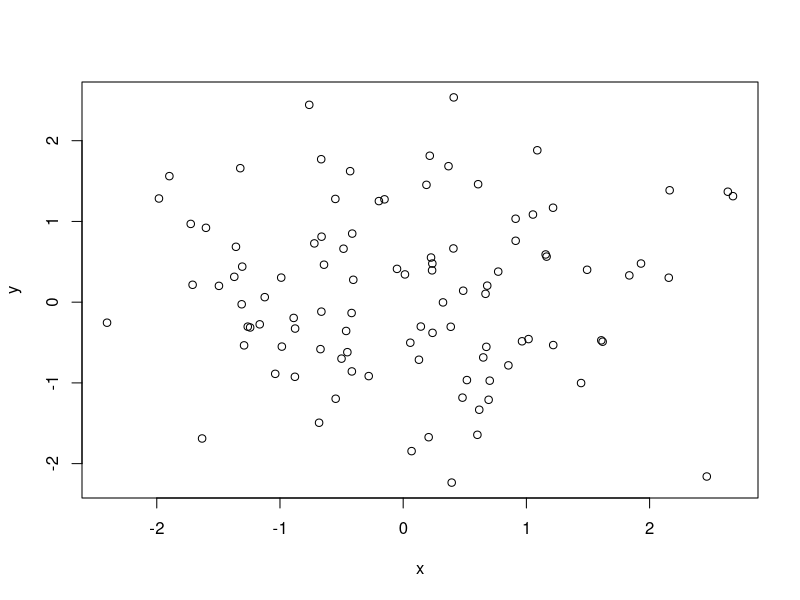
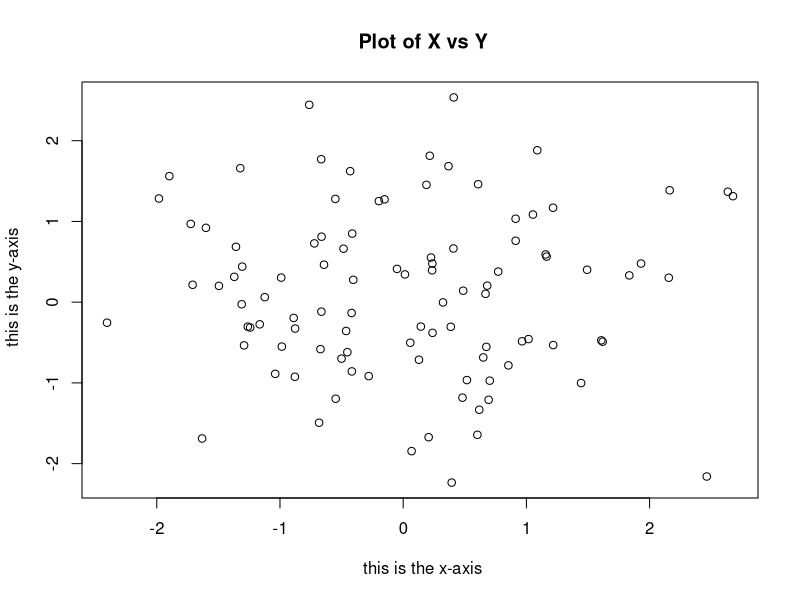
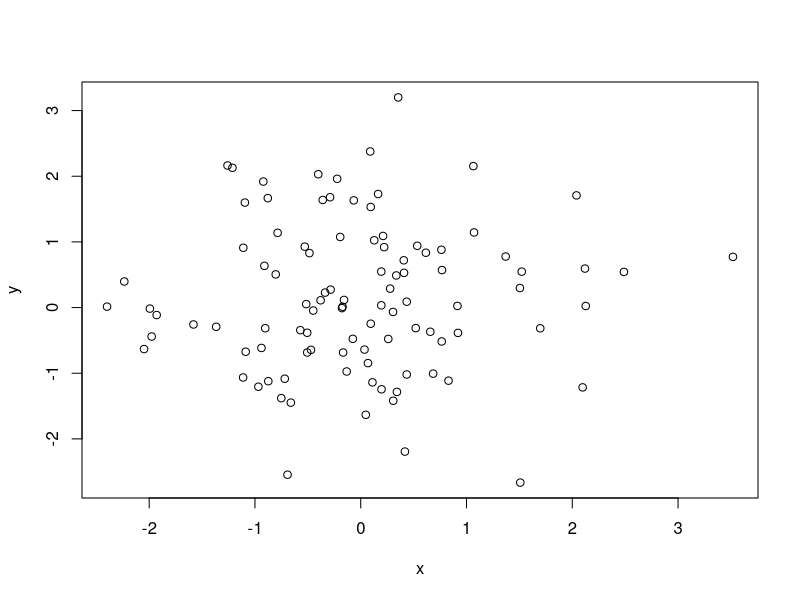
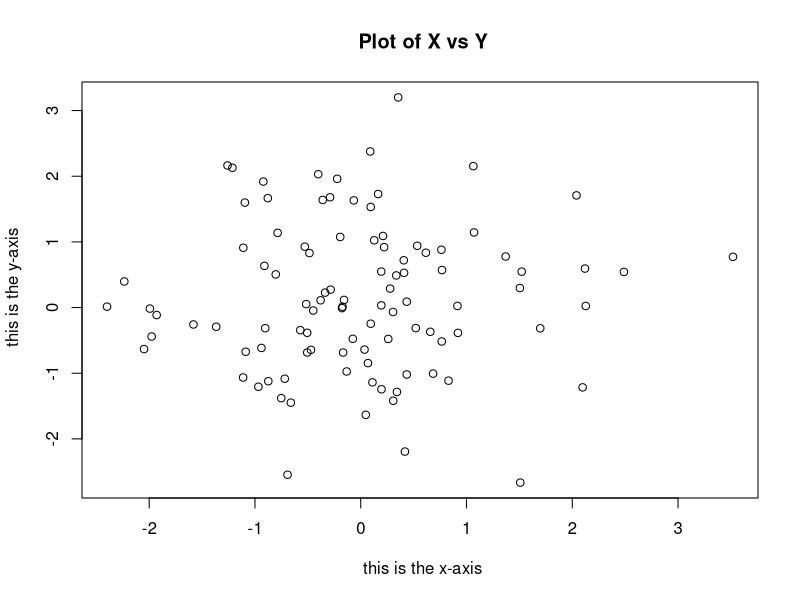
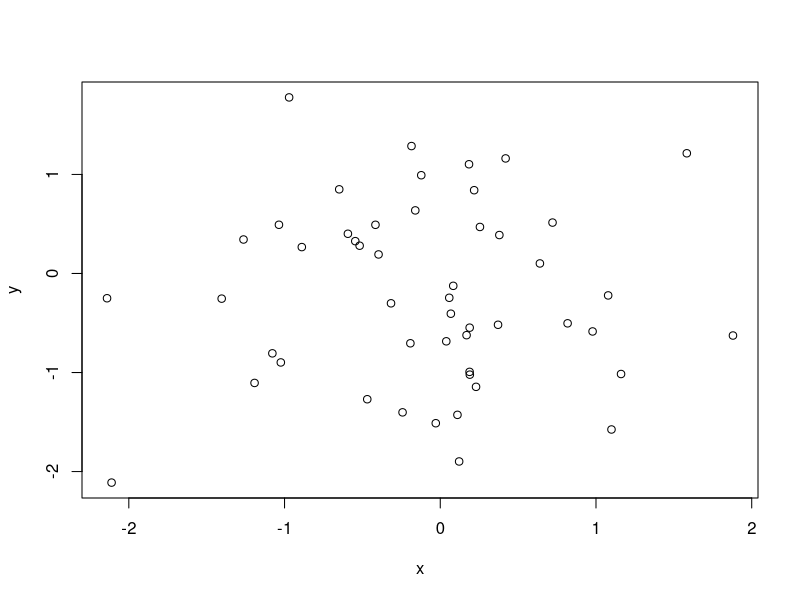
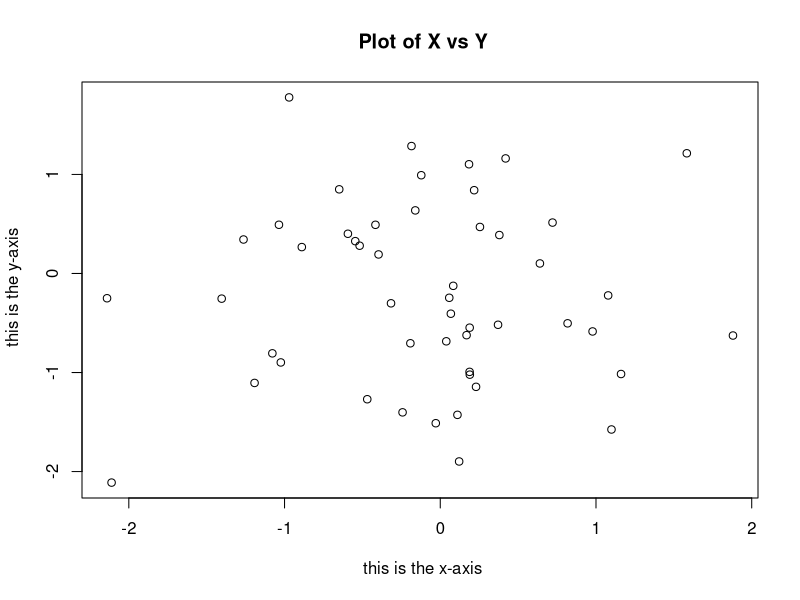
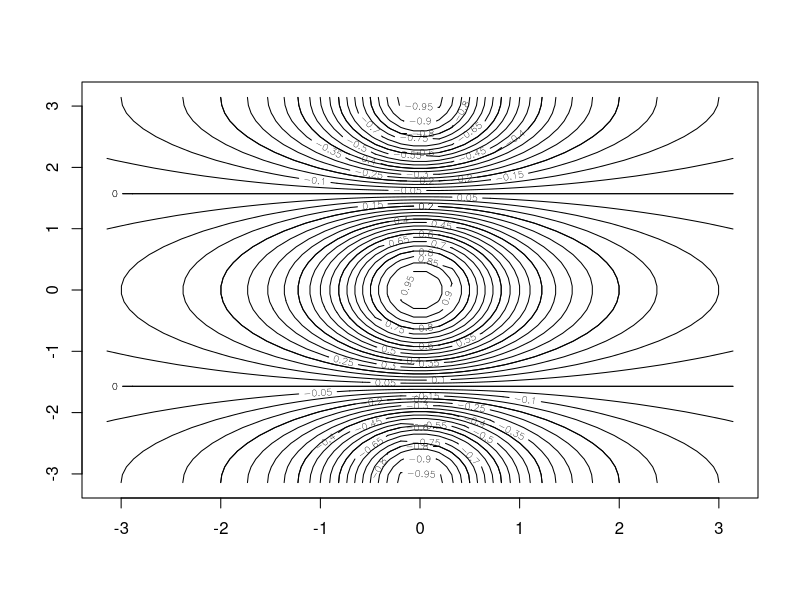
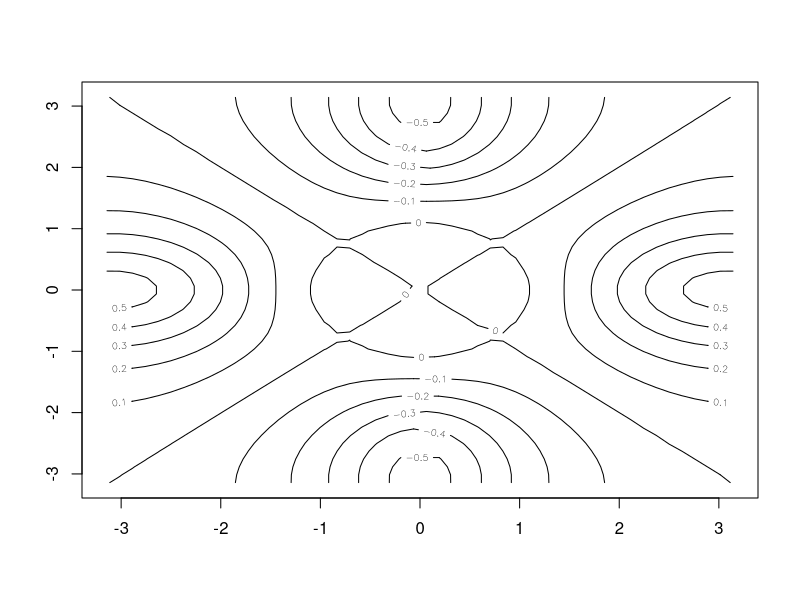

R code for these plots, in order:
x <- c(1,3,2,5)
x

x = c(1,6,2)
x

y = c(1,4,3)

length (x)

length (y)

x + y


ls()

ls()

rm(list=ls())


x=matrix (data=c(1,2,3,4) , nrow=2, ncol =2)

x

x=matrix (c(1,2,3,4) ,2,2)

matrix (c(1,2,3,4) ,2,2,byrow =TRUE)

sqrt(x)

x^2

x=rnorm (50)
x
x
x=rnorm (50)
x

x=rnorm (50)
y=x+rnorm (50, mean=50, sd=.1)
cor(x,y)

set.seed (1303)
rnorm (50)
set.seed (1503)
rnorm (50)
set.seed (1503)
rnorm (50)



set.seed (3)
y=rnorm (100)
mean(y)
var(y)
sqrt(var(y))
sd(y)


x=rnorm (100)
y=rnorm (100)
plot(x,y)
plot(x,y,xlab=" this is the x-axis",ylab=" this is the y-axis",
       main=" Plot of X vs Y")

x=rnorm (100)
y=rnorm (100)
plot(x,y)
plot(x,y,xlab=" this is the x-axis",ylab=" this is the y-axis",
     main=" Plot of X vs Y")

x=rnorm (50)
y=rnorm (50)
plot(x,y)
plot(x,y,xlab=" this is the x-axis",ylab=" this is the y-axis",
     main=" Plot of X vs Y")

pdf (" Figure .pdf ")
plot(x,y,col =" green ")
dev.off ()


x=seq (1 ,10)
x

x=1:10
x

x=seq(-pi ,pi ,length =50)

y=x
f=outer(x,y,function (x,y)cos(y)/(1+x^2))
contour (x,y,f)
contour (x,y,f,nlevels =45, add=T)
fa=(f-t(f))/2
contour (x,y,fa,nlevels =15)


image(x,y,fa)
persp(x,y,fa)
persp(x,y,fa ,theta =30)
persp(x,y,fa ,theta =30, phi =20)
persp(x,y,fa ,theta =30, phi =70)
persp(x,y,fa ,theta =30, phi =40)

A=matrix (1:16 ,4 ,4)
A

A[2,3]
A[c(1,3) ,c(2,4) ]

A[1:3 ,2:4]

A[1:2 ,]

A[ ,1:2]

A[1,]

A[-c(1,3) ,]

dim(A)



